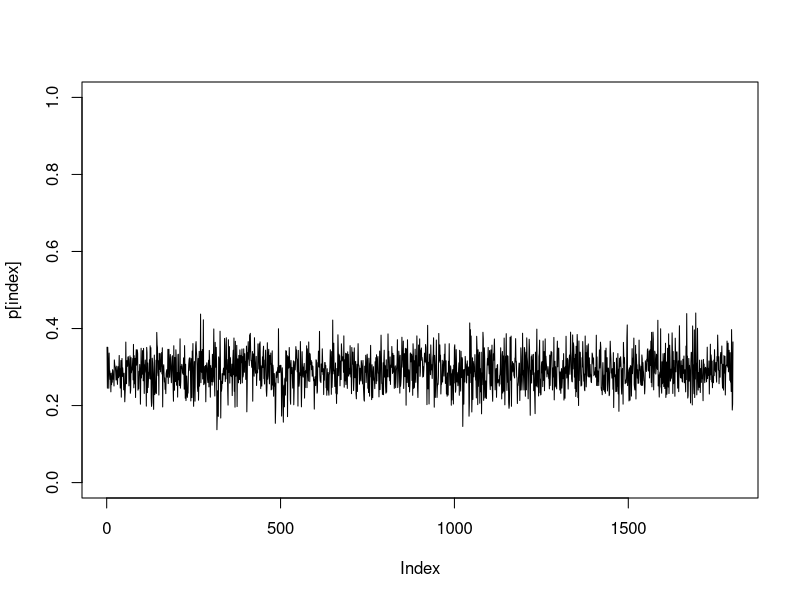
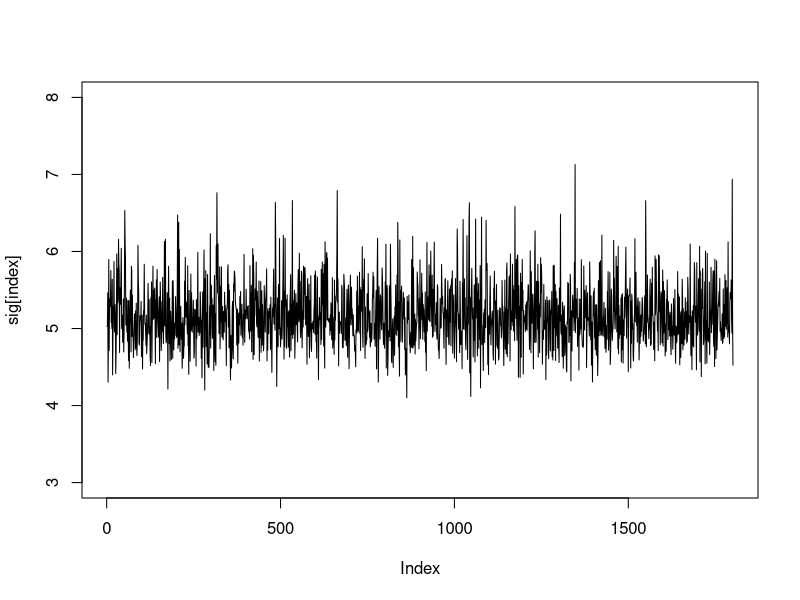
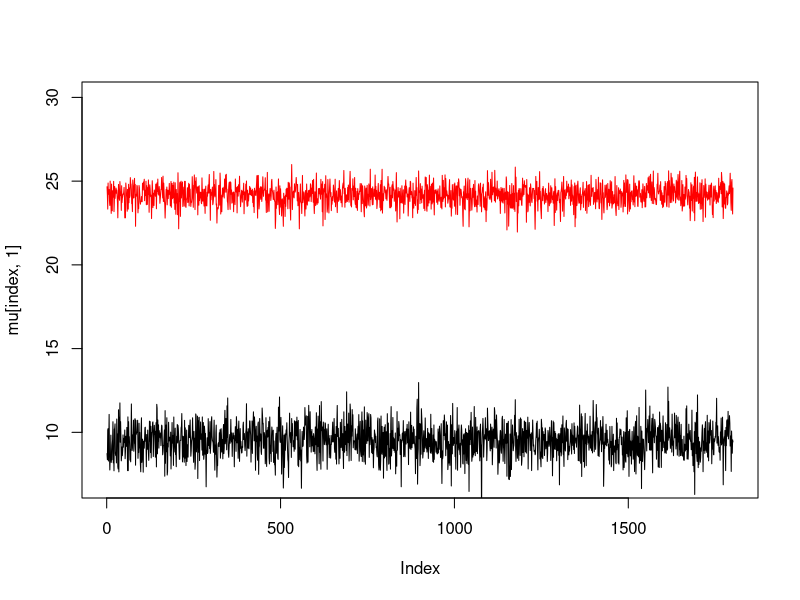

Recreate these plots in R, in order.
### DATA GENERATION
n<-200
mu<-c(10,25)
sig<-c(5,5)
p<-c(.35,.65)
z<-sample(1:length(p),prob = p,replace = T,size = 200)
x<-rnorm(n,mu[z],sig[z])

### PRIOR INITIALISATIONS AND VECTOR/MATRIX INITIALISATIONS
p_init<-runif(1)
mu_init<-rnorm(2,0,10)
sig_init<-sqrt(1/rgamma(1,0.01,0.01))

sig<-numeric(20001)
p<-numeric(20001)
mu<-matrix(,20001,2)

### ITERATIONS
for(i in 1:20001)
{
  K<-rbinom(n,1,p_init*dnorm(x,mu_init[1],sig_init)/
              (p_init*dnorm(x,mu_init[1],sig_init)+(1-p_init)*dnorm(x,mu_init[2],sig_init)))
  p[i]<-rbeta(1,sum(K==1)+1,sum(K==0)+1)
  sig[i]<-sqrt(1/rgamma(1,0.01+n/2,0.01+(sum((x[K==1]-mu_init[1])^2)+sum((x[K==0]-mu_init[2])^2))/2))
  mu[i,1]<-rnorm(1,sum(K==1)*mean(x[K==1])*100/(100*sum(K==1)+sig[i]^2),sqrt(100*sig[i]^2/(100*sum(K==1)+sig[i]^2)))
  mu[i,2]<-rnorm(1,sum(K==0)*mean(x[K==0])*100/(100*sum(K==0)+sig[i]^2),sqrt(100*sig[i]^2/(100*sum(K==0)+sig[i]^2)))
  p_init<-p[i]
  sig_init<-sig[i]
  mu_init<-mu[i,]
}
### BURN-IN AND THINNING, ESTIMATES AND 95% CONFIDENCE INTERVALS
index<-seq(from=2001,to=20001,by=10)

mean(p[index])
apply(mu[index,], 2, mean)
mean(sig[index])
quantile(p[index],c(0.025,0.975))
apply(mu[index,],2,quantile,c(0.025,0.975))
quantile(sig[index],c(0.025,0.975))


plot(p[index],type = "l",ylim=c(0,1))
plot(sig[index],type = "l",ylim=c(3,8))
plot(mu[index,1],type="l",ylim = c(7,30))
lines(mu[index,2],col='red')
